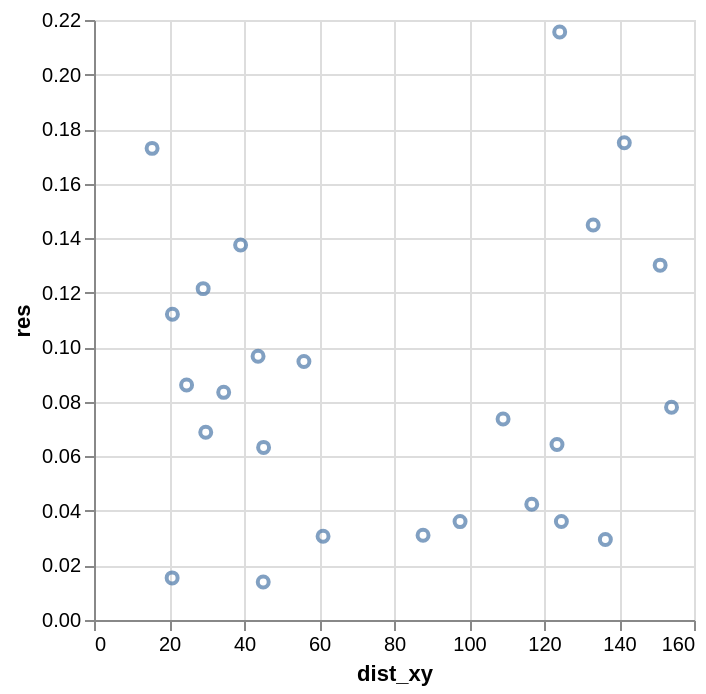

Notebook source saved alongside this figure:
### Code cell
x = np.array(list(plot_data.keys()))[:, 0]
y = np.array(list(plot_data.keys()))[:, 1]
slope_plot = pd.DataFrame({'res':res, 'dist_xy': dist, 'x': x, 'y':y})
alt.Chart(slope_plot).mark_point().encode(
    x = alt.X('dist_xy'),
    y = alt.Y('res'),
    tooltip = ['x', 'y']
)

### Figure 1 — Vega-Lite specification as saved in the notebook (floating-point values rounded to 4 significant figures)
{"config": {"view": {"continuousWidth": 300, "continuousHeight": 300}}, "data": {"name": "data-4f3d4af8a02f4bbbe23c07eaa25a006d"}, "mark": {"type": "point"}, "encoding": {"tooltip": [{"field": "x", "type": "quantitative"}, {"field": "y", "type": "quantitative"}], "x": {"field": "dist_xy", "type": "quantitative"}, "y": {"field": "res", "type": "quantitative"}}, "$schema": "https://vega.github.io/schema/vega-lite/v5.20.1.json", "datasets": {"data-4f3d4af8a02f4bbbe23c07eaa25a006d": [{"res": 0.1301, "dist_xy": 151.0, "x": 21, "y": 53}, {"res": 0.1121, "dist_xy": 20.91, "x": 41, "y": 53}, {"res": 0.01396, "dist_xy": 45.13, "x": 8, "y": 9}, {"res": 0.1729, "dist_xy": 15.49, "x": 4, "y": 34}, {"res": 0.01543, "dist_xy": 20.84, "x": 3, "y": 12}, {"res": 0.06433, "dist_xy": 123.5, "x": 9, "y": 35}, {"res": 0.02953, "dist_xy": 136.4, "x": 8, "y": 35}, {"res": 0.06882, "dist_xy": 29.8, "x": 2, "y": 7}, {"res": 0.03073, "dist_xy": 61.08, "x": 17, "y": 22}, {"res": 0.175, "dist_xy": 141.4, "x": 5, "y": 35}, {"res": 0.09672, "dist_xy": 43.75, "x": 5, "y": 9}, {"res": 0.1375, "dist_xy": 39.09, "x": 17, "y": 33}, {"res": 0.06328, "dist_xy": 45.23, "x": 12, "y": 16}, {"res": 0.08347, "dist_xy": 34.58, "x": 3, "y": 16}, {"res": 0.03614, "dist_xy": 124.6, "x": 1, "y": 47}, {"res": 0.03107, "dist_xy": 87.75, "x": 22, "y": 33}, {"res": 0.09475, "dist_xy": 55.98, "x": 10, "y": 12}, {"res": 0.07367, "dist_xy": 109.1, "x": 8, "y": 43}, {"res": 0.08618, "dist_xy": 24.69, "x": 21, "y": 35}, {"res": 0.1448, "dist_xy": 133.1, "x": 8, "y": 21}, {"res": 0.07804, "dist_xy": 154.0, "x": 21, "y": 41}, {"res": 0.1215, "dist_xy": 29.11, "x": 6, "y": 23}, {"res": 0.2156, "dist_xy": 124.2, "x": 13, "y": 32}, {"res": 0.04242, "dist_xy": 116.7, "x": 13, "y": 39}, {"res": 0.03608, "dist_xy": 97.61, "x": 21, "y": 28}]}}
